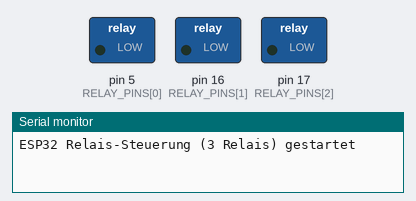
Bench run of a sketch on a simulated Arduino Uno, built with avr-gcc and run on an emulated ATmega328P. Parts: switched loads named in the sketch (green lamp = pin HIGH), the last lines printed to the serial monitor.

Above: at 2.5 s.
At 7.5 s:
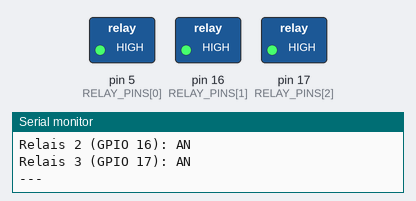
Timing chart, 0 to 13.0 s (numbered marks = the images above):
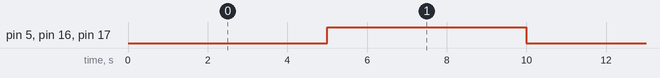

The sketch:

Gravitrax-3-Relais.ino
```cpp
// Definieren der Relais-Pins
const int RELAY_PINS[] = {5, 16, 17};  // GPIO 5, 16, 17
const int NUM_RELAYS = 3;              // Anzahl der Relais

// Array für die Relais-Status
bool relayStates[NUM_RELAYS] = {false, false, false};

// Zeitintervall für das Umschalten (in Millisekunden)
const unsigned long INTERVAL = 5000;  // 5 Sekunden
unsigned long previousMillis = 0;

void setup() {
  // Serielle Kommunikation starten (für Debugging)
  Serial.begin(115200);

  // Relais-Pins als Ausgang konfigurieren
  for (int i = 0; i < NUM_RELAYS; i++) {
    pinMode(RELAY_PINS[i], OUTPUT);
    // Relais initial ausschalten
    digitalWrite(RELAY_PINS[i], LOW);
  }

  Serial.println("ESP32 Relais-Steuerung (3 Relais) gestartet");
}

void loop() {
  // Aktuelle Zeit erfassen
  unsigned long currentMillis = millis();

  // Prüfen ob das Intervall abgelaufen ist
  if (currentMillis - previousMillis >= INTERVAL) {
    // Relais-Zustände umschalten
    for (int i = 0; i < NUM_RELAYS; i++) {
      relayStates[i] = !relayStates[i];
      // Relais schalten
      digitalWrite(RELAY_PINS[i], relayStates[i] ? HIGH : LOW);

      // Status ausgeben
      Serial.print("Relais ");
      Serial.print(i + 1);
      Serial.print(" (GPIO ");
      Serial.print(RELAY_PINS[i]);
      Serial.print("): ");
      Serial.println(relayStates[i] ? "AN" : "AUS");
    }

    Serial.println("---");
    // Zeitstempel aktualisieren
    previousMillis = currentMillis;
  }
}
```

Measured:
- by itself, pin 5 (RELAY_PINS[0]), pin 16 (RELAY_PINS[1]), pin 17 (RELAY_PINS[2]): alternates HIGH for 5.0 s and LOW for 5.0 s
